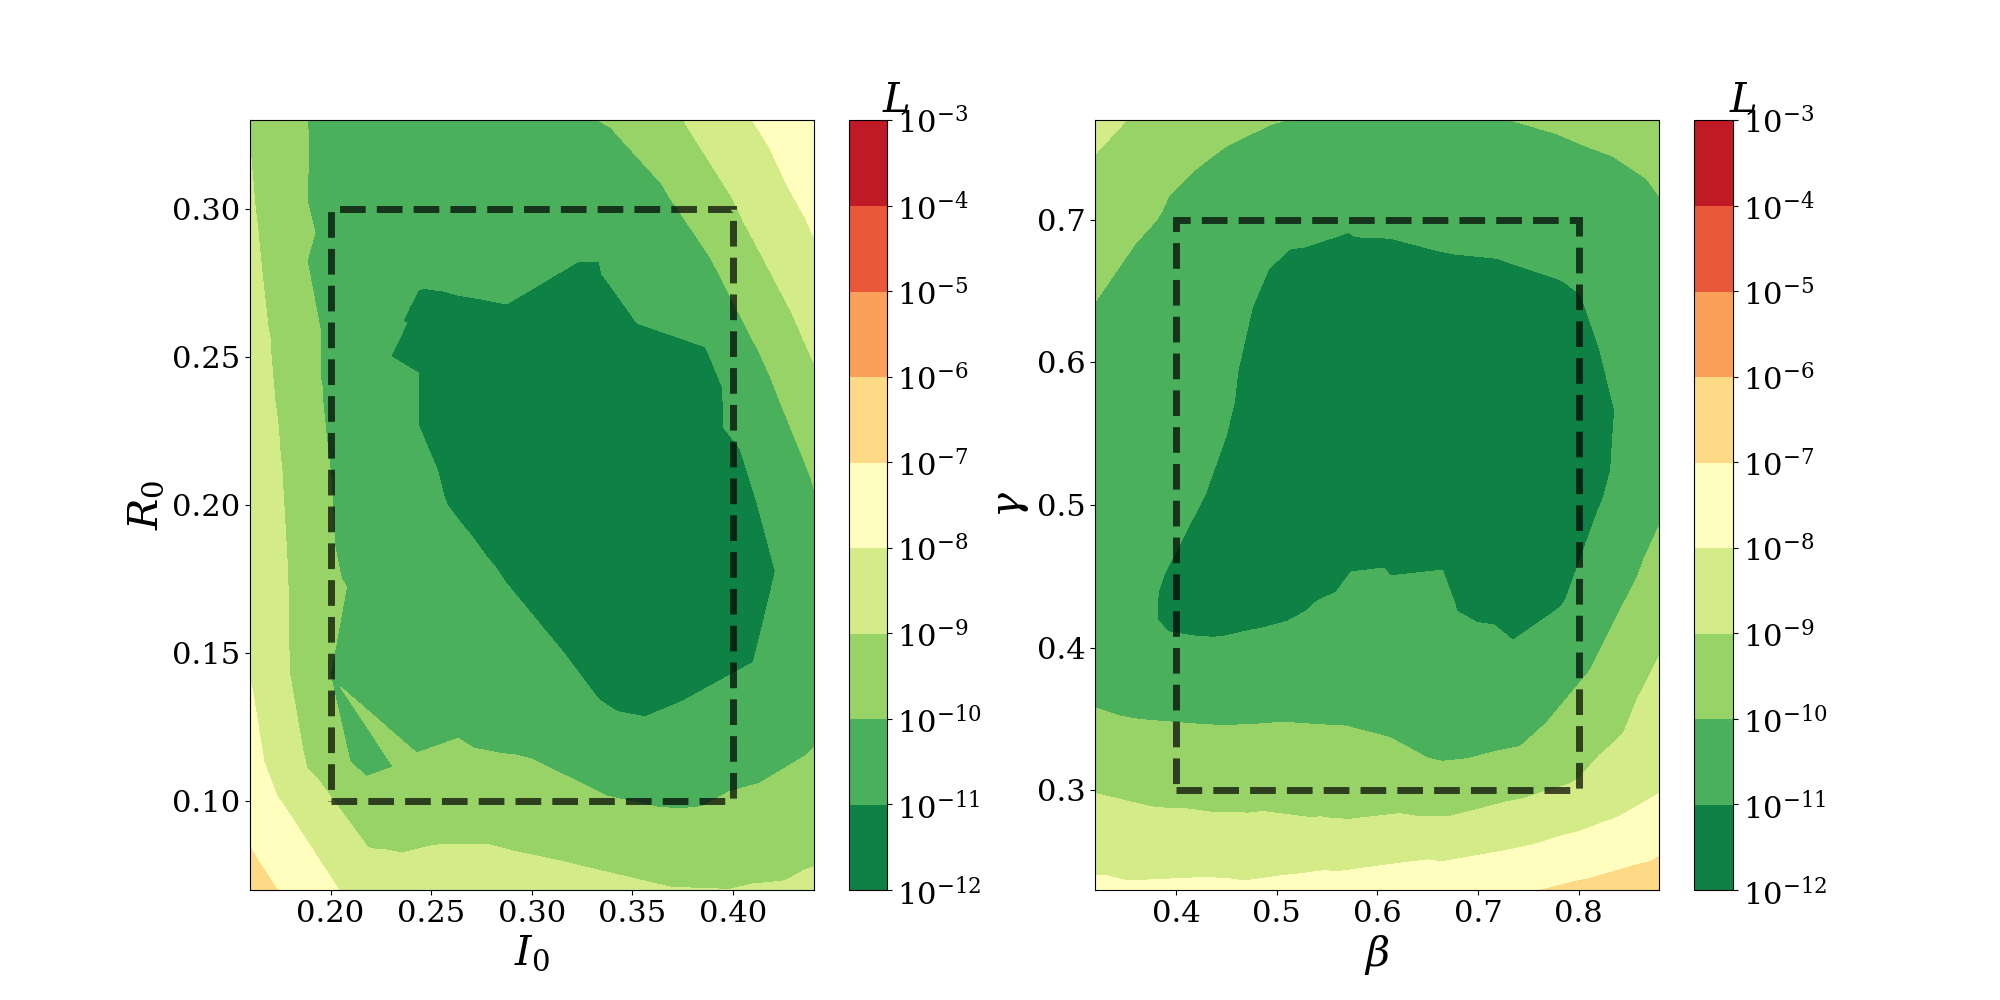

Generate this figure with Python:
from constants import ROOT_DIR
from random import uniform
from models import SIRNetwork
from losses import sir_loss
from torch.utils.data import DataLoader
from nclmap import nlcmap
from tqdm import tqdm
from constants import *
import torch
import numpy as np
import matplotlib.pyplot as plt
import matplotlib.style as style
from matplotlib.patches import Rectangle
plt.rcParams["font.family"] = "serif"
plt.rcParams["mathtext.fontset"] = "dejavuserif"

# File to analyze the trend of the loss as a function of initial conditions and parameters,
# within and outside the bundle, in this case by using 5 different models trained on the same bundle.
# The losses are averaged to avoid fluctuations.

if __name__ == '__main__':
    within_bundle = False
    max_model_index = 5

    t_0 = 0
    t_final = 20

    # The intervals in which the equation parameters and the initial conditions should vary
    betas = [0.4, 0.8]
    gammas = [0.3, 0.7]
    i_0_set = [0.2, 0.4]
    r_0_set = [0.1, 0.3]
    initial_conditions_set = []
    initial_conditions_set.append(t_0)
    initial_conditions_set.append(i_0_set)
    initial_conditions_set.append(r_0_set)

    # Init model
    sir = SIRNetwork(input=5, layers=4, hidden=50)

    models = []
    for model_index in range(1, max_model_index + 1, 1):
        model_name = '({})_i_0={}_r_0={}_betas={}_gammas={}.pt'.format(model_index, i_0_set, r_0_set,
                                                                       betas,
                                                                       gammas)
        # Init model
        sir = SIRNetwork(input=5, layers=4, hidden=50)
        checkpoint = torch.load(
            ROOT_DIR + '/models/SIR_bundle_total/{}'.format(model_name))
        # Load the model
        sir.load_state_dict(checkpoint['model_state_dict'])
        models.append(sir)

    n_draws = 300

    # Will save the loss as a function of initial conditions
    init_losses = {}

    if within_bundle:
        betas_std = 0
        gammas_std = 0
        i_0_std = 0
        r_0_std = 0
    else:
        betas_std = 0.3 * betas[1]
        gammas_std = 0.3 * gammas[1]
        i_0_std = 0.3 * i_0_set[1]
        r_0_std = 0.3 * r_0_set[1]

    # Fix beta, gamma and compute loss as a function of initial conditions
    for n in tqdm(range(n_draws), desc='Computing losses'):
        current_loss = 0.

        beta = (betas[1] + betas[0]) / 2
        gamma = (gammas[1] + gammas[0]) / 2
        i_0 = uniform(max(0, i_0_set[0] - i_0_std), max(0, i_0_set[1] + i_0_std))
        r_0 = uniform(max(0, r_0_set[0] - r_0_std), max(0, r_0_set[1] + r_0_std))
        s_0 = 1 - (i_0 + r_0)

        # Generate points between 0 and t_final
        grid = torch.linspace(t_0, t_final, steps=20000).reshape(-1, 1)
        t_dl = DataLoader(dataset=grid, batch_size=1, shuffle=False)

        s_0 = torch.Tensor([s_0]).reshape(-1, 1)
        i_0 = torch.Tensor([i_0]).reshape(-1, 1)
        r_0 = torch.Tensor([r_0]).reshape(-1, 1)
        beta = torch.Tensor([beta]).reshape(-1, 1)
        gamma = torch.Tensor([gamma]).reshape(-1, 1)
        initial_conditions = [s_0, i_0, r_0]

        for i, t in enumerate(t_dl, 0):
            t.requires_grad = True
            avg_loss = 0.
            # Network solutions
            for sir in models:
                s, i, r = sir.parametric_solution(t, initial_conditions, beta=beta, gamma=gamma,
                                                  mode='bundle_total')
                avg_loss += sir_loss(t, s, i, r, beta, gamma)
            avg_loss = avg_loss / max_model_index
            current_loss += avg_loss

            init_losses[(i_0.item(), r_0.item())] = current_loss

    inits = list(init_losses.keys())
    inits = [list(p) for p in inits]
    i_0_sampled = [p[0] for p in inits]
    r_0_sampled = [p[1] for p in inits]

    inits_losses = list(init_losses.values())
    inits_losses = [l.item() for l in inits_losses]
    log_inits_losses = np.log(inits_losses)

    params_losses = {}

    for n in tqdm(range(n_draws), desc='Computing losses'):
        current_loss = 0.

        beta = uniform(max(0, betas[0] - betas_std), max(0, betas[1] + betas_std))
        gamma = uniform(max(0, gammas[0] - gammas_std), max(0, gammas[1] + gammas_std))
        i_0 = (i_0_set[1] + i_0_set[0]) / 2
        r_0 = (r_0_set[1] + r_0_set[0]) / 2
        s_0 = 1 - (i_0 + r_0)

        # Generate points between 0 and t_final
        grid = torch.linspace(t_0, t_final, steps=20000).reshape(-1, 1)
        t_dl = DataLoader(dataset=grid, batch_size=1, shuffle=False)

        s_0 = torch.Tensor([s_0]).reshape(-1, 1)
        i_0 = torch.Tensor([i_0]).reshape(-1, 1)
        r_0 = torch.Tensor([r_0]).reshape(-1, 1)
        beta = torch.Tensor([beta]).reshape(-1, 1)
        gamma = torch.Tensor([gamma]).reshape(-1, 1)
        initial_conditions = [s_0, i_0, r_0]

        for i, t in enumerate(t_dl, 0):
            t.requires_grad = True
            avg_loss = 0.
            # Network solutions
            for sir in models:
                s, i, r = sir.parametric_solution(t, initial_conditions, beta=beta, gamma=gamma,
                                                  mode='bundle_total')
                avg_loss += sir_loss(t, s, i, r, beta, gamma)
            avg_loss = avg_loss / max_model_index
            current_loss += avg_loss

            params_losses[(beta.item(), gamma.item())] = current_loss

    params = list(params_losses.keys())
    params = [list(p) for p in params]
    beta_sampled = [p[0] for p in params]
    gamma_sampled = [p[1] for p in params]

    params_losses = list(params_losses.values())
    params_losses = [l.item() for l in params_losses]
    log_params_losses = np.log(params_losses)

    plt.rcParams['axes.xmargin'] = 0
    plt.rcParams['axes.ymargin'] = 0
    plt.gca().spines['top'].set_visible(False)
    plt.gca().spines['right'].set_visible(False)

    plt.figure(figsize=(20, 10))
    plt.subplot(1, 2, 1)
    plt.xticks(fontsize=ticksize)
    plt.yticks(fontsize=ticksize)
    plt.xlabel('$I_{0}$', fontsize=labelsize)
    plt.ylabel('$R_{0}$', fontsize=labelsize)
    if within_bundle:
        plt.tricontourf(i_0_sampled, r_0_sampled, log_inits_losses,
                        cmap=nlcmap(plt.cm.YlGn_r, levels=[1, 2, 2.1, 2.2, 2.3, 2.4, 3]))
    if not within_bundle:
        plt.tricontourf(i_0_sampled, r_0_sampled, log_inits_losses,
                        cmap=nlcmap(plt.cm.RdYlGn_r, levels=[1, 5, 10]))
        param_rectangle = Rectangle(xy=(i_0_set[0], r_0_set[0]), width=i_0_set[1] - i_0_set[0],
                                    height=r_0_set[1] - r_0_set[0], alpha=0.7, facecolor=None, ec='black', fill=False, lw=5, ls='--')
        plt.gca().add_patch(param_rectangle)
    plt.xlim(max(0, i_0_set[0] - i_0_std/3), max(0, i_0_set[1] + i_0_std/3))
    plt.ylim(max(0, r_0_set[0] - r_0_std/3), max(0, r_0_set[1] + r_0_std/3))
    clb = plt.colorbar(ticks=[-3, -4, -5, -6, -7, -8, -9, -10, -11, -12])
    clb.ax.tick_params( labelsize=ticksize)
    clb.set_label('$L$', labelpad=-62, y=1.05, rotation=0, fontsize=labelsize)
    # plt.show()
    plt.subplot(1, 2, 2)

    plt.xticks(fontsize=ticksize)
    plt.yticks(fontsize=ticksize)
    plt.xlabel(r'$\beta$', fontsize=labelsize)
    plt.ylabel(r'$\gamma$', fontsize=labelsize)
    if within_bundle:
        plt.tricontourf(beta_sampled, gamma_sampled, log_params_losses,
                        cmap=nlcmap(plt.cm.YlGn_r, levels=[1, 2, 2.1, 2.2, 2.3, 2.4, 3]))
    if not within_bundle:
        plt.tricontourf(beta_sampled, gamma_sampled, log_params_losses, cmap=nlcmap(plt.cm.RdYlGn_r, levels=[1, 5, 10]))
        param_rectangle = Rectangle(xy=(betas[0], gammas[0]), width=betas[1] - betas[0], height=gammas[1] - gammas[0],
                                    alpha=0.7, facecolor=None, ec='black', fill=False, lw=5, ls='--')
        plt.gca().add_patch(param_rectangle)
    plt.xlim(max(0, betas[0] - betas_std/3), max(0, betas[1] + betas_std/3))
    plt.ylim(max(0, gammas[0] - gammas_std/3), max(0, gammas[1] + gammas_std/3))
    clb = plt.colorbar(ticks=[-3, -4, -5, -6, -7, -8, -9, -10, -11, -12])
    clb.ax.tick_params(labelsize=ticksize)
    clb.set_label('$L$', labelpad=-60.5, y=1.05, rotation=0, fontsize=labelsize)

    plt.savefig(ROOT_DIR + '/multi_loss_analysis.png')
    plt.show()
